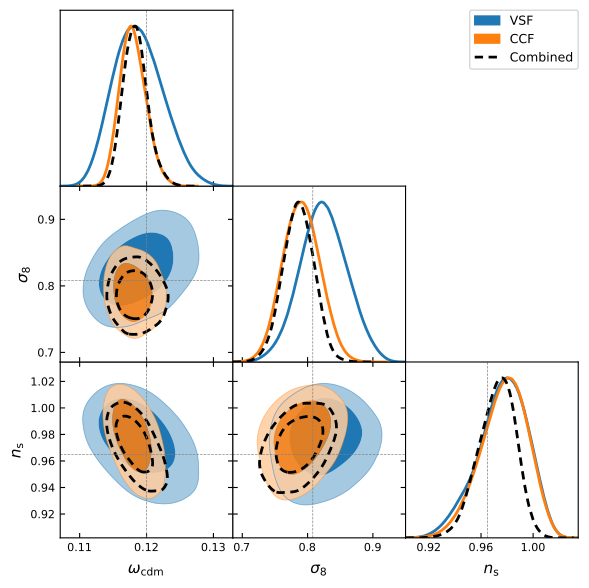

The Python source for this figure:
import numpy as np
from getdist import MCSamples, plots 
import matplotlib.pyplot as plt

# load chains
# chain_labels = ['prior', 'c000_vsf', 'c000_vg_ccf', 'c000_combined']
chain_labels = ['vsf', 'vg_ccf', 'combined']

chains = []
for label in chain_labels:
    samples = np.load(f"chain_c000_{label}.npy", allow_pickle=True)[()]
    # samples = np.load(f"chain_{label}.npy", allow_pickle=True)[()]
    chain = MCSamples(
                      samples=samples['samples'],
                      weights=samples['weights'],
                      names=samples['names'],
                      labels=[samples['labels'][name][1:-1] for name in samples['names']],
                      loglikes=samples['log_posterior'])
    chain.removeBurn(0.3)
    chains.append(chain)

# plot chains
# params = ['omega_cdm', 'sigma8_m']
params = ['omega_cdm', 'sigma8_m', 'n_s']
# params = ['omega_b', 'omega_cdm', 'sigma8_m', 'n_s']
# params = samples['names']
g = plots.get_subplot_plotter()
g.triangle_plot(chains, params=params, 
                filled=[True, True, False], 
                contour_lws=[2,2,2],
                contour_ls=['-','-','--','-'],
                contour_colors=['C0', 'C1', 'k', 'k'],
                markers=samples['markers'],
                # legend_labels = ['Prior', '$n_v$', r'$\xi_{vg}$'],
                legend_labels = ['VSF', 'CCF', 'Combined'],
                # shaded=[True, False, False]
                )
g.export("Figure6.pdf")
plt.show()
